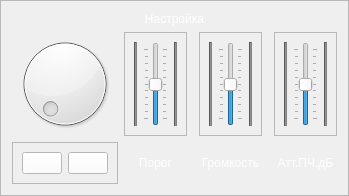
                <widget class="QFrame" name="frame_10">
                 <property name="frameShape">
                  <enum>QFrame::StyledPanel</enum>
                 </property>
                 <property name="frameShadow">
                  <enum>QFrame::Plain</enum>
                 </property>
                 <layout class="QGridLayout" name="gridLayout_2">
                  <item row="2" column="8" colspan="2">
                   <widget class="QFrame" name="frame_21">
                    <property name="frameShape">
                     <enum>QFrame::StyledPanel</enum>
                    </property>
                    <property name="frameShadow">
                     <enum>QFrame::Raised</enum>
                    </property>
                    <layout class="QHBoxLayout" name="horizontalLayout_20">
                     <item>
                      <widget class="Line" name="line_23">
                       <property name="styleSheet">
                        <string notr="true">background-color:rgb(130, 130, 130)</string>
                       </property>
                       <property name="orientation">
                        <enum>Qt::Vertical</enum>
                       </property>
                      </widget>
                     </item>
                     <item>
                      <widget class="QSlider" name="verticalSlider_6">
                       <property name="cursor">
                        <cursorShape>SplitVCursor</cursorShape>
                       </property>
                       <property name="maximum">
                        <number>100</number>
                       </property>
                       <property name="singleStep">
                        <number>10</number>
                       </property>
                       <property name="value">
                        <number>50</number>
                       </property>
                       <property name="orientation">
                        <enum>Qt::Vertical</enum>
                       </property>
                       <property name="tickPosition">
                        <enum>QSlider::TicksBothSides</enum>
                       </property>
                       <property name="tickInterval">
                        <number>10</number>
                       </property>
                      </widget>
                     </item>
                     <item>
                      <widget class="Line" name="line_16">
                       <property name="styleSheet">
                        <string notr="true">background-color:rgb(130, 130, 130)</string>
                       </property>
                       <property name="orientation">
                        <enum>Qt::Vertical</enum>
                       </property>
                      </widget>
                     </item>
                    </layout>
                   </widget>
                  </item>
                  <item row="2" column="0" colspan="2">
                   <widget class="QDial" name="dial"/>
                  </item>
                  <item row="4" column="0" colspan="2">
                   <widget class="QFrame" name="frame_16">
                    <property name="frameShape">
                     <enum>QFrame::StyledPanel</enum>
                    </property>
                    <property name="frameShadow">
                     <enum>QFrame::Plain</enum>
                    </property>
                    <layout class="QHBoxLayout" name="horizontalLayout_8">
                     <item>
                      <widget class="QPushButton" name="btn_c_1">
                       <property name="cursor">
                        <cursorShape>PointingHandCursor</cursorShape>
                       </property>
                       <property name="styleSheet">
                        <string notr="true">background-color: rgb(255,255,255)</string>
                       </property>
                       <property name="text">
                        <string/>
                       </property>
                      </widget>
                     </item>
                     <item>
                      <widget class="QPushButton" name="btn_c_2">
                       <property name="cursor">
                        <cursorShape>PointingHandCursor</cursorShape>
                       </property>
                       <property name="styleSheet">
                        <string notr="true">background-color: rgb(255,255,255)</string>
                       </property>
                       <property name="text">
                        <string/>
                       </property>
                      </widget>
                     </item>
                    </layout>
                   </widget>
                  </item>
                  <item row="2" column="5" colspan="2">
                   <widget class="QFrame" name="frame_19">
                    <property name="frameShape">
                     <enum>QFrame::StyledPanel</enum>
                    </property>
                    <property name="frameShadow">
                     <enum>QFrame::Raised</enum>
                    </property>
                    <layout class="QHBoxLayout" name="horizontalLayout_19">
                     <item>
                      <widget class="Line" name="line_21">
                       <property name="styleSheet">
                        <string notr="true">background-color:rgb(130, 130, 130)</string>
                       </property>
                       <property name="orientation">
                        <enum>Qt::Vertical</enum>
                       </property>
                      </widget>
                     </item>
                     <item>
                      <widget class="QSlider" name="verticalSlider_5">
                       <property name="cursor">
                        <cursorShape>SplitVCursor</cursorShape>
                       </property>
                       <property name="maximum">
                        <number>100</number>
                       </property>
                       <property name="singleStep">
                        <number>10</number>
                       </property>
                       <property name="value">
                        <number>50</number>
                       </property>
                       <property name="orientation">
                        <enum>Qt::Vertical</enum>
                       </property>
                       <property name="tickPosition">
                        <enum>QSlider::TicksBothSides</enum>
                       </property>
                       <property name="tickInterval">
                        <number>10</number>
                       </property>
                      </widget>
                     </item>
                     <item>
                      <widget class="Line" name="line_22">
                       <property name="styleSheet">
                        <string notr="true">background-color:rgb(130, 130, 130)</string>
                       </property>
                       <property name="orientation">
                        <enum>Qt::Vertical</enum>
                       </property>
                      </widget>
                     </item>
                    </layout>
                   </widget>
                  </item>
                  <item row="4" column="5" colspan="2">
                   <widget class="QLabel" name="lbl_11">
                    <property name="styleSheet">
                     <string notr="true">color: rgb(255, 255, 255);</string>
                    </property>
                    <property name="text">
                     <string>Громкость</string>
                    </property>
                    <property name="alignment">
                     <set>Qt::AlignCenter</set>
                    </property>
                   </widget>
                  </item>
                  <item row="4" column="2" colspan="2">
                   <widget class="QLabel" name="lbl_10">
                    <property name="styleSheet">
                     <string notr="true">color: rgb(255, 255, 255);</string>
                    </property>
                    <property name="text">
                     <string>Порог</string>
                    </property>
                    <property name="alignment">
                     <set>Qt::AlignCenter</set>
                    </property>
                   </widget>
                  </item>
                  <item row="2" column="2" colspan="2">
                   <widget class="QFrame" name="frame_17">
                    <property name="frameShape">
                     <enum>QFrame::StyledPanel</enum>
                    </property>
                    <property name="frameShadow">
                     <enum>QFrame::Raised</enum>
                    </property>
                    <layout class="QHBoxLayout" name="horizontalLayout_9">
                     <item>
                      <widget class="Line" name="line_19">
                       <property name="styleSheet">
                        <string notr="true">background-color:rgb(130, 130, 130)</string>
                       </property>
                       <property name="orientation">
                        <enum>Qt::Vertical</enum>
                       </property>
                      </widget>
                     </item>
                     <item>
                      <widget class="QSlider" name="vs_porog_2">
                       <property name="cursor">
                        <cursorShape>SplitVCursor</cursorShape>
                       </property>
                       <property name="maximum">
                        <number>100</number>
                       </property>
                       <property name="singleStep">
                        <number>10</number>
                       </property>
                       <property name="value">
                        <number>50</number>
                       </property>
                       <property name="orientation">
                        <enum>Qt::Vertical</enum>
                       </property>
                       <property name="invertedControls">
                        <bool>false</bool>
                       </property>
                       <property name="tickPosition">
                        <enum>QSlider::TicksBothSides</enum>
                       </property>
                       <property name="tickInterval">
                        <number>10</number>
                       </property>
                      </widget>
                     </item>
                     <item>
                      <widget class="Line" name="line_20">
                       <property name="styleSheet">
                        <string notr="true">background-color:rgb(130, 130, 130)</string>
                       </property>
                       <property name="orientation">
                        <enum>Qt::Vertical</enum>
                       </property>
                      </widget>
                     </item>
                    </layout>
                   </widget>
                  </item>
                  <item row="4" column="8" colspan="2">
                   <widget class="QLabel" name="lbl_12">
                    <property name="styleSheet">
                     <string notr="true">color: rgb(255, 255, 255);</string>
                    </property>
                    <property name="text">
                     <string>Атт.ПЧ.дБ</string>
                    </property>
                    <property name="alignment">
                     <set>Qt::AlignCenter</set>
                    </property>
                   </widget>
                  </item>
                  <item row="0" column="0" rowspan="2" colspan="10">
                   <widget class="QLabel" name="l_begining_7">
                    <property name="styleSheet">
                     <string notr="true">color: rgb(255, 255, 255);</string>
                    </property>
                    <property name="text">
                     <string>Настройка</string>
                    </property>
                    <property name="alignment">
                     <set>Qt::AlignCenter</set>
                    </property>
                   </widget>
                  </item>
                 </layout>
                </widget>
